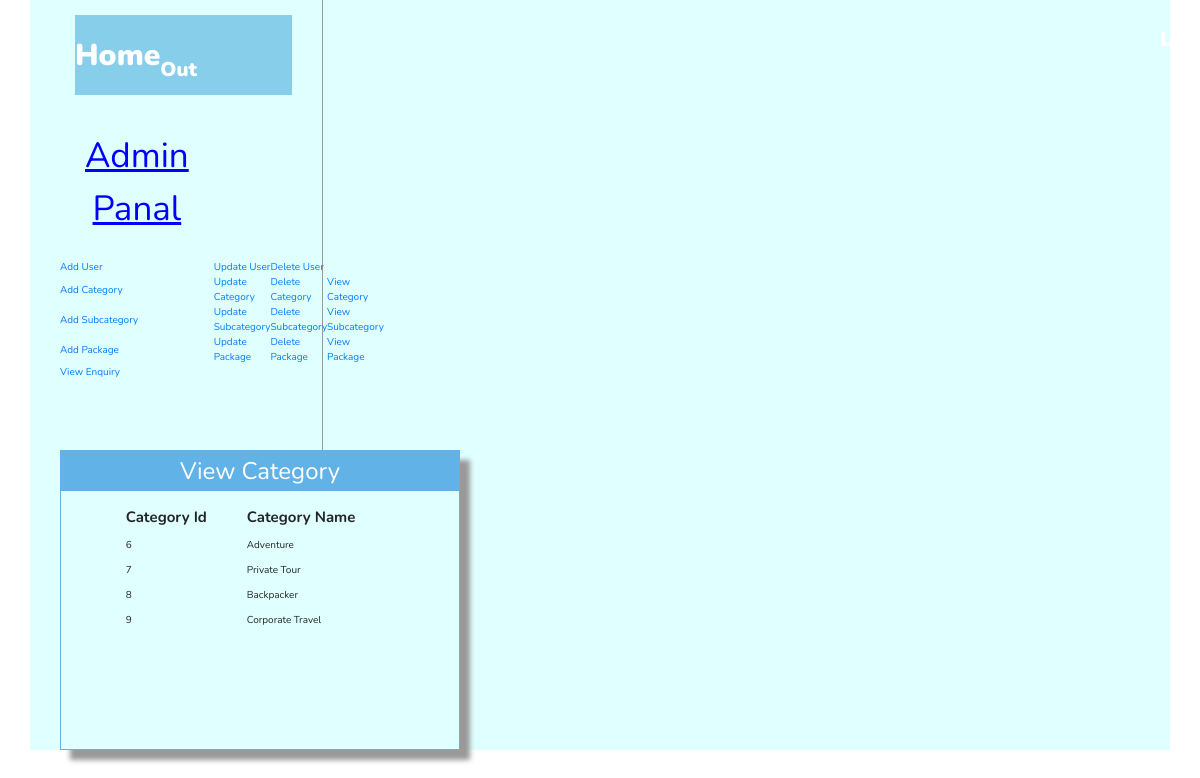
Page /Admin/viewcategory.php (signed in) on the committed database.
### tables this page shows
CREATE TABLE `category` (
  `Cat_id` int(11) NOT NULL,
  `Cat_name` varchar(1000) NOT NULL
);

### Admin/viewcategory.php (the view, shortened to what this page needs)
<!DOCTYPE html>
<html>
<head>
<link href="style.css" rel="stylesheet" type="text/css" />
<link href="../css/bootstrap.css" rel='stylesheet' type='text/css'/>
<link href="../css/style.css" rel="stylesheet" type="text/css" media="all"/>
</head>
<body>
<?php include('function.php'); ?>
<div style="padding-top:; background: lightcyan; min-height:570px" class="container">
<div class="col-sm-3" style="border-right:1px solid #999; min-height:450px;">
<?php include('left.php'); ?>
</div>
<div class="col-sm-9">
<form method="post">
<table border="0" width="400px" height="300px" align="center" class="tableshadow">
<tr><td class="toptd">View Category</td></tr>
<tr><td align="center" valign="top" style="padding-top:10px;">
<table border="0" align="center" width="70%" >
<tr><td style="font-size:15px; padding:5px; font-weight:bold;">Category Id</td>
<td style="font-size:15px; padding:5px; font-weight:bold;">Category Name</td></tr>
<?php
$s="select * from category";
$result=mysqli_query($cn,$s);
while($data=mysqli_fetch_array($result))
{
		echo "<tr><td style=' padding:5px;'>$data[0]</td><td style=' padding:5px;'>$data[1]</td></tr>";
}
?>
</table>
</td></tr></table>
</form>
</div>
</div>
</body>
</html>

### Admin/style.css (style rules this page uses)
.tableshadow { box-shadow:10px 10px 5px #999; padding-top:40px; border:solid 1px #60b2e7 }
.toptd { color:white; font-size:24px; text-align:center; height:40px; background-color:#60b2e7 }

### style.css (style rules this page uses)
:root { --orange: #ffa500; }
* { font-family: 'Nunito', sans-serif; margin: 0; padding: 0; box-sizing: border-box; text-transform: capitalize; outline: none; border: none; text-decoration: none; transition: all .2s linear; }
html { font-size: 62.5%; overflow-x: hidden; scroll-padding-top: 6rem; scroll-behavior: smooth; }

### rows in the picture
category: Cat_id "6", Cat_name "Adventure"
category: Cat_id "7", Cat_name "Private Tour"
category: Cat_id "8", Cat_name "Backpacker"
category: Cat_id "9", Cat_name "Corporate Travel"
